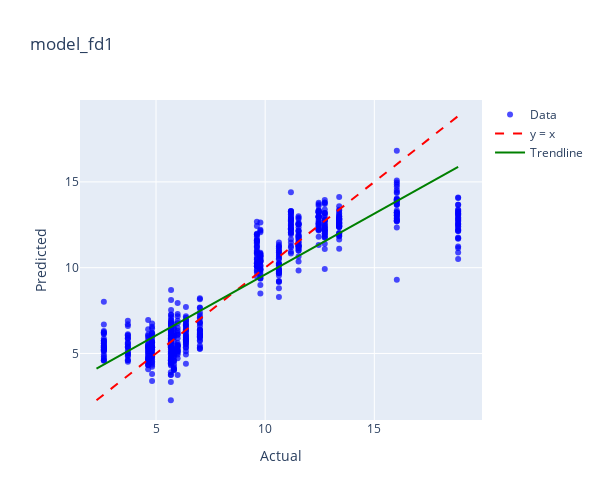
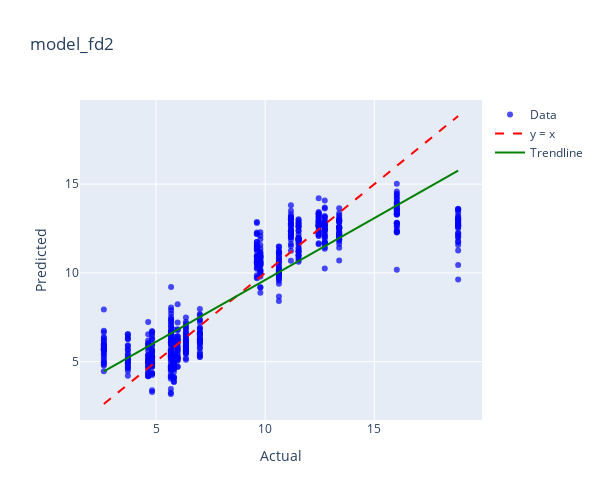
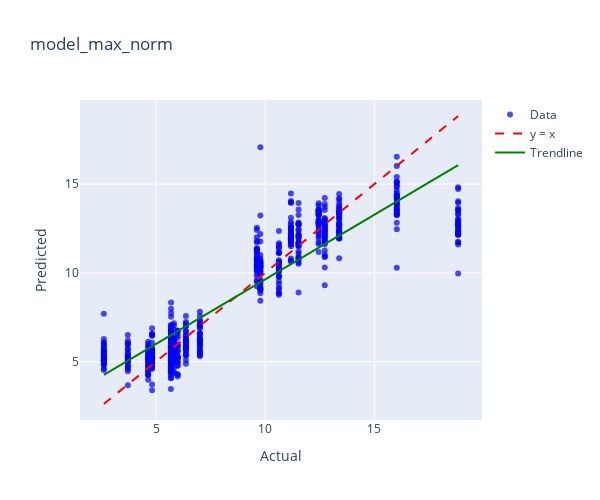
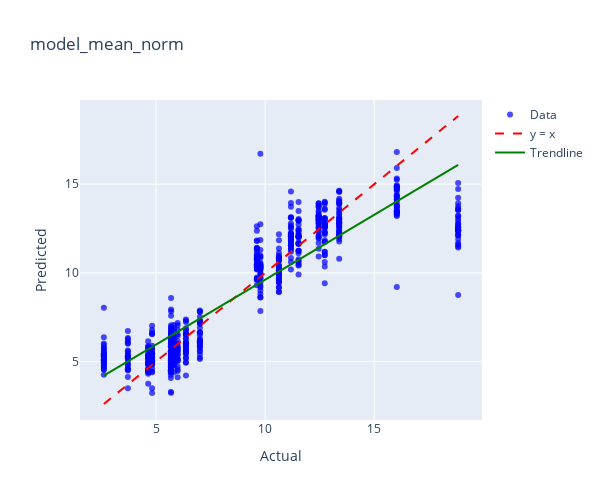

These figures' notebook cell, in order:
### Code cell
model_dict = {
    'model_fd1': (model_fd1, gula_reduksi_fd1),
    'model_fd2': (model_fd2, gula_reduksi_fd2),
    'model_max_norm': (model_max_norm, gula_reduksi_max_norm),
    'model_mean_norm': (model_mean_norm, gula_reduksi_mean_norm),
    'model_msc': (model_msc, gula_reduksi_msc),
    'model_ori': (model_ori, gula_reduksi_ori),
    'model_range_norm': (model_range_norm, gula_reduksi_range_norm),
    'model_sg1': (model_sg1, gula_reduksi_sg1),
    'model_sg2': (model_sg2, gula_reduksi_sg2),
    'model_snv': (model_snv, gula_reduksi_snv),
}

for name, (model, data) in model_dict.items():
    print(f"Plotting for {name}")
    plot_actual_vs_predicted_plotly(model, data, 'Gula Reduksi',name)

### Figure 1 — Plotly figure (JSON) as saved in the notebook; plotly's stock layout.template omitted (floating-point values rounded to 4 significant figures; data arrays with more than 128 entries replaced by an {"elided": "..."} marker saying what was removed)
{"data": [{"hovertemplate": "Index: %{text}<br>Actual: %{x}<br>Predicted: %{y}<extra></extra>", "marker": {"color": "blue", "opacity": 0.7, "size": 6}, "mode": "markers", "name": "Data", "text": {"elided": "653 str values"}, "type": "scatter", "x": {"elided": "653 float values"}, "y": {"elided": "653 float values"}}, {"line": {"color": "red", "dash": "dash"}, "mode": "lines", "name": "y = x", "type": "scatter", "x": [2.273, 18.84], "y": [2.273, 18.84]}, {"line": {"color": "green", "width": 2}, "mode": "lines", "name": "Trendline", "type": "scatter", "x": [2.273, 18.84], "y": [4.123, 15.87]}], "layout": {"height": 500, "title": {"text": "model_fd1"}, "width": 600, "xaxis": {"title": {"text": "Actual"}}, "yaxis": {"title": {"text": "Predicted"}}}}

### Figure 2 — Plotly figure (JSON) as saved in the notebook; plotly's stock layout.template omitted (floating-point values rounded to 4 significant figures; data arrays with more than 128 entries replaced by an {"elided": "..."} marker saying what was removed)
{"data": [{"hovertemplate": "Index: %{text}<br>Actual: %{x}<br>Predicted: %{y}<extra></extra>", "marker": {"color": "blue", "opacity": 0.7, "size": 6}, "mode": "markers", "name": "Data", "text": {"elided": "653 str values"}, "type": "scatter", "x": {"elided": "653 float values"}, "y": {"elided": "653 float values"}}, {"line": {"color": "red", "dash": "dash"}, "mode": "lines", "name": "y = x", "type": "scatter", "x": [2.61, 18.84], "y": [2.61, 18.84]}, {"line": {"color": "green", "width": 2}, "mode": "lines", "name": "Trendline", "type": "scatter", "x": [2.61, 18.84], "y": [4.453, 15.76]}], "layout": {"height": 500, "title": {"text": "model_fd2"}, "width": 600, "xaxis": {"title": {"text": "Actual"}}, "yaxis": {"title": {"text": "Predicted"}}}}

### Figure 3 — Plotly figure (JSON) as saved in the notebook; plotly's stock layout.template omitted (floating-point values rounded to 4 significant figures; data arrays with more than 128 entries replaced by an {"elided": "..."} marker saying what was removed)
{"data": [{"hovertemplate": "Index: %{text}<br>Actual: %{x}<br>Predicted: %{y}<extra></extra>", "marker": {"color": "blue", "opacity": 0.7, "size": 6}, "mode": "markers", "name": "Data", "text": {"elided": "653 str values"}, "type": "scatter", "x": {"elided": "653 float values"}, "y": {"elided": "653 float values"}}, {"line": {"color": "red", "dash": "dash"}, "mode": "lines", "name": "y = x", "type": "scatter", "x": [2.61, 18.84], "y": [2.61, 18.84]}, {"line": {"color": "green", "width": 2}, "mode": "lines", "name": "Trendline", "type": "scatter", "x": [2.61, 18.84], "y": [4.254, 16.07]}], "layout": {"height": 500, "title": {"text": "model_max_norm"}, "width": 600, "xaxis": {"title": {"text": "Actual"}}, "yaxis": {"title": {"text": "Predicted"}}}}

### Figure 4 — Plotly figure (JSON) as saved in the notebook; plotly's stock layout.template omitted (floating-point values rounded to 4 significant figures; data arrays with more than 128 entries replaced by an {"elided": "..."} marker saying what was removed)
{"data": [{"hovertemplate": "Index: %{text}<br>Actual: %{x}<br>Predicted: %{y}<extra></extra>", "marker": {"color": "blue", "opacity": 0.7, "size": 6}, "mode": "markers", "name": "Data", "text": {"elided": "653 str values"}, "type": "scatter", "x": {"elided": "653 float values"}, "y": {"elided": "653 float values"}}, {"line": {"color": "red", "dash": "dash"}, "mode": "lines", "name": "y = x", "type": "scatter", "x": [2.61, 18.84], "y": [2.61, 18.84]}, {"line": {"color": "green", "width": 2}, "mode": "lines", "name": "Trendline", "type": "scatter", "x": [2.61, 18.84], "y": [4.206, 16.09]}], "layout": {"height": 500, "title": {"text": "model_mean_norm"}, "width": 600, "xaxis": {"title": {"text": "Actual"}}, "yaxis": {"title": {"text": "Predicted"}}}}
